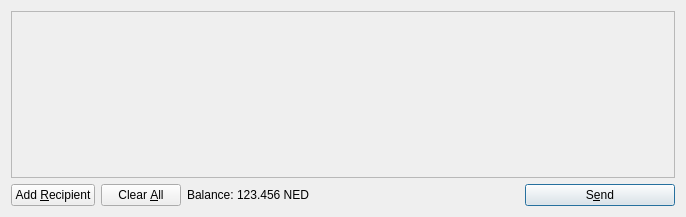
<?xml version="1.0" encoding="UTF-8"?>
<ui version="4.0">
 <class>SendCoinsDialog</class>
 <widget class="QDialog" name="SendCoinsDialog">
  <property name="geometry">
   <rect>
    <x>0</x>
    <y>0</y>
    <width>686</width>
    <height>217</height>
   </rect>
  </property>
  <property name="windowTitle">
   <string>Send Coins</string>
  </property>
  <layout class="QVBoxLayout" name="verticalLayout">
   <item>
    <widget class="QScrollArea" name="scrollArea">
     <property name="widgetResizable">
      <bool>true</bool>
     </property>
     <widget class="QWidget" name="scrollAreaWidgetContents">
      <property name="geometry">
       <rect>
        <x>0</x>
        <y>0</y>
        <width>666</width>
        <height>165</height>
       </rect>
      </property>
      <layout class="QVBoxLayout" name="verticalLayout_2">
       <property name="margin">
        <number>0</number>
       </property>
       <item>
        <layout class="QVBoxLayout" name="entries">
         <property name="spacing">
          <number>6</number>
         </property>
        </layout>
       </item>
       <item>
        <spacer name="verticalSpacer">
         <property name="orientation">
          <enum>Qt::Vertical</enum>
         </property>
         <property name="sizeHint" stdset="0">
          <size>
           <width>20</width>
           <height>40</height>
          </size>
         </property>
        </spacer>
       </item>
      </layout>
     </widget>
    </widget>
   </item>
   <item>
    <layout class="QHBoxLayout" name="horizontalLayout">
     <item>
      <widget class="QPushButton" name="addButton">
       <property name="toolTip">
        <string>Send to multiple recipients at once</string>
       </property>
       <property name="text">
        <string>Add &amp;Recipient</string>
       </property>
       <property name="icon">
        <iconset resource="../bitcoin.qrc">
         <normaloff>:/icons/add</normaloff>:/icons/add</iconset>
       </property>
       <property name="autoDefault">
        <bool>false</bool>
       </property>
      </widget>
     </item>
     <item>
      <widget class="QPushButton" name="clearButton">
       <property name="sizePolicy">
        <sizepolicy hsizetype="Minimum" vsizetype="Fixed">
         <horstretch>0</horstretch>
         <verstretch>0</verstretch>
        </sizepolicy>
       </property>
       <property name="toolTip">
        <string>Remove all transaction fields</string>
       </property>
       <property name="text">
        <string>Clear &amp;All</string>
       </property>
       <property name="icon">
        <iconset resource="../bitcoin.qrc">
         <normaloff>:/icons/remove</normaloff>:/icons/remove</iconset>
       </property>
       <property name="autoRepeatDelay">
        <number>300</number>
       </property>
       <property name="autoDefault">
        <bool>false</bool>
       </property>
      </widget>
     </item>
     <item>
      <layout class="QHBoxLayout" name="horizontalLayout_2">
       <property name="spacing">
        <number>3</number>
       </property>
       <item>
        <widget class="QLabel" name="label">
         <property name="text">
          <string>Balance:</string>
         </property>
        </widget>
       </item>
       <item>
        <widget class="QLabel" name="labelBalance">
         <property name="cursor">
          <cursorShape>IBeamCursor</cursorShape>
         </property>
         <property name="text">
          <string>123.456 NED</string>
         </property>
         <property name="textInteractionFlags">
          <set>Qt::LinksAccessibleByMouse|Qt::TextSelectableByKeyboard|Qt::TextSelectableByMouse</set>
         </property>
        </widget>
       </item>
      </layout>
     </item>
     <item>
      <spacer name="horizontalSpacer">
       <property name="orientation">
        <enum>Qt::Horizontal</enum>
       </property>
       <property name="sizeHint" stdset="0">
        <size>
         <width>40</width>
         <height>20</height>
        </size>
       </property>
      </spacer>
     </item>
     <item>
      <widget class="QPushButton" name="sendButton">
       <property name="minimumSize">
        <size>
         <width>150</width>
         <height>0</height>
        </size>
       </property>
       <property name="toolTip">
        <string>Confirm the send action</string>
       </property>
       <property name="text">
        <string>S&amp;end</string>
       </property>
       <property name="icon">
        <iconset resource="../bitcoin.qrc">
         <normaloff>:/icons/send</normaloff>:/icons/send</iconset>
       </property>
       <property name="default">
        <bool>true</bool>
       </property>
      </widget>
     </item>
    </layout>
   </item>
  </layout>
 </widget>
 <resources>
  <include location="../bitcoin.qrc"/>
 </resources>
 <connections/>
</ui>
